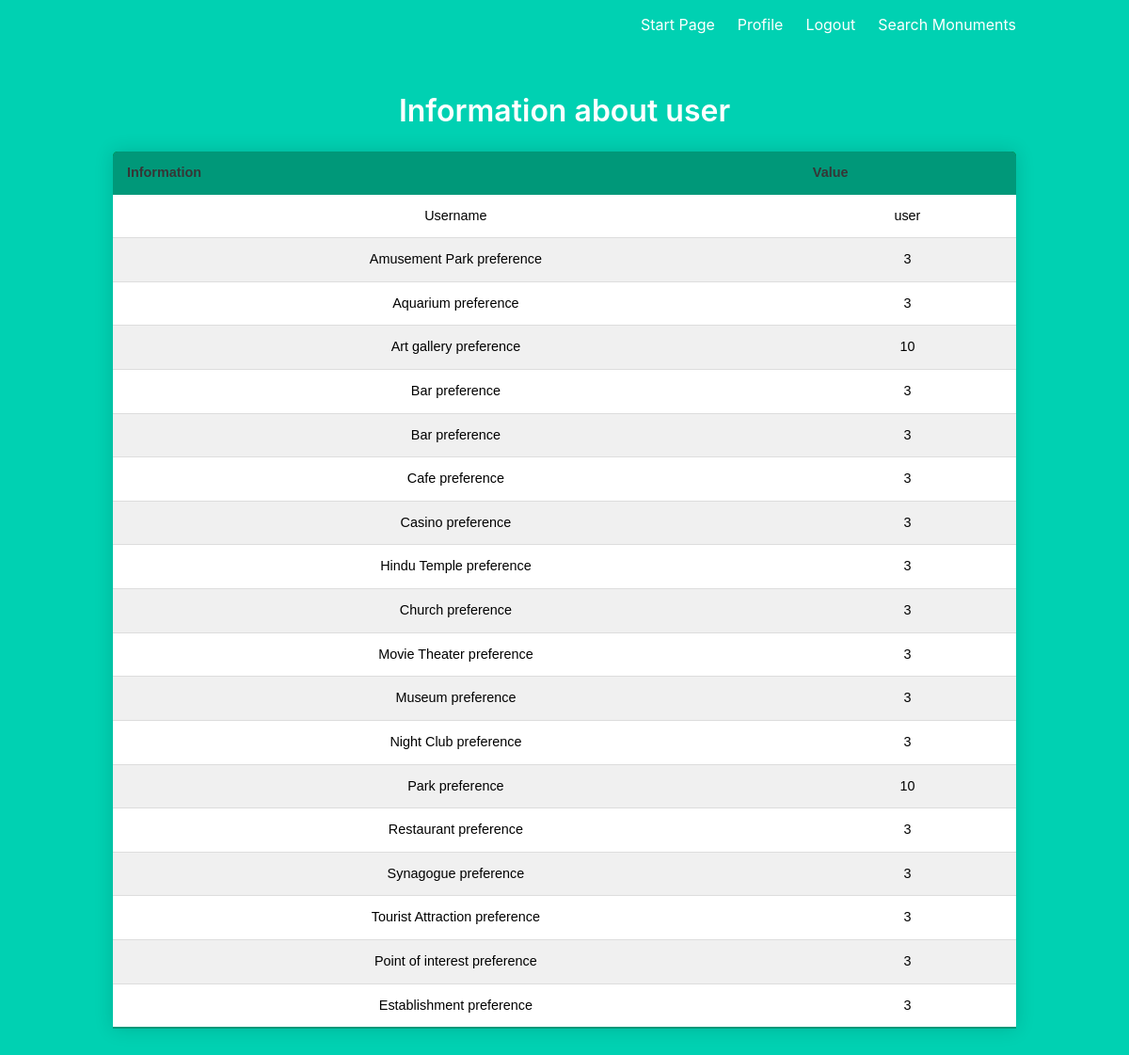
The page /profile (signed in) on the database its author committed.
### models.py (models this page shows, shortened)
class User(UserMixin, db.Model):
    id = db.Column(db.Integer, primary_key=True) # primary keys are required by SQLAlchemy
    login = db.Column(db.String(1000), unique=True)
    password = db.Column(db.String(100))

class Tags(db.Model):
    UserID = db.Column(db.Integer, primary_key=True)
    amusement_park = db.Column(db.Integer)
    aquarium = db.Column(db.Integer)
    art_gallery = db.Column(db.Integer)
    bar = db.Column(db.Integer)
    cafe = db.Column(db.Integer)
    casino = db.Column(db.Integer)
    hindu_temple = db.Column(db.Integer)
    church = db.Column(db.Integer)
    movie_theater = db.Column(db.Integer)
    museum = db.Column(db.Integer)
    night_club = db.Column(db.Integer)
    park = db.Column(db.Integer)
    restaurant = db.Column(db.Integer)
    synagogue = db.Column(db.Integer)
    tourist_attraction = db.Column(db.Integer)
    point_of_interest=db.Column(db.Integer)
    establishment=db.Column(db.Integer)

### main.py (the view)
@main.route('/profile')
@login_required
def userProfile():
    from .models import Tags
    tag = Tags.query.filter_by(UserID=current_user.id).first()
    print('id of user: ', current_user.id)
    if tag:
        return render_template('profileWithPreferences.html', name=current_user.login, yourtag=tag)
    return render_template('profile.html', name=current_user.login)

### __init__.py (called while the page is built)
def create_app():
    app = Flask(__name__)
    if __name__ == "__main__":
        app.run(ssl_context=('cert.pem', 'key.pem'))
    app.config['SECRET_KEY'] = '12345'
    app.config['SQLALCHEMY_DATABASE_URI'] = 'sqlite:///db.sqlite'
    cache.init_app(app, config={'CACHE_TYPE': 'SimpleCache'})
    with app.app_context():
        cache.clear()
    db.init_app(app)
    login_manager = LoginManager()
    login_manager.login_view = 'auth.login'
    login_manager.init_app(app)
    from .models import User
    @login_manager.user_loader
    def load_user(user_id):
        return User.query.get(int(user_id))
    from .auth import auth as auth_blueprint
    app.register_blueprint(auth_blueprint)
    from .main import main as main_blueprint
    app.register_blueprint(main_blueprint)
    return app

### templates/profileWithPreferences.html
{% extends "base.html" %}
{% block content %}
<h1 class="title">Information about user</h1>
<table class="styled-table">
    <thead>
        <tr>
            <th>Information</th>
            <th>Value</th>
        </tr>
    </thead>
    <tbody>
        <tr>
            <td>Username</td>
            <td>{{ name }}</td>
        </tr>
        <tr>
            <td>Amusement Park preference</td>
            <td>{{ yourtag.amusement_park }}</td>
        </tr>
        <tr>
            <td>Aquarium preference</td>
            <td>{{ yourtag.aquarium }}</td>
        </tr>
        <tr>
            <td>Art gallery preference</td>
            <td>{{ yourtag.art_gallery }}</td>
        </tr>
        <tr>
            <td>Bar preference</td>
            <td>{{ yourtag.bar }}</td>
        </tr>
        <tr>
            <td>Bar preference</td>
            <td>{{ yourtag.bar }}</td>
        </tr>
        <tr>
            <td>Cafe preference</td>
            <td>{{ yourtag.cafe }}</td>
        </tr>
        <tr>
            <td>Casino preference</td>
            <td>{{ yourtag.casino }}</td>
        </tr>
        <tr>
            <td>Hindu Temple preference</td>
            <td>{{ yourtag.hindu_temple }}</td>
        </tr>
        <tr>
            <td>Church preference</td>
            <td>{{ yourtag.church }}</td>
        </tr>
        <tr>
            <td>Movie Theater preference</td>
            <td>{{ yourtag.movie_theater }}</td>
        </tr>
        <tr>
            <td>Museum preference</td>
            <td>{{ yourtag.museum }}</td>
        </tr>
        <tr>
            <td>Night Club preference</td>
            <td>{{ yourtag.night_club }}</td>
        </tr>
        <tr>
            <td>Park preference</td>
            <td>{{ yourtag.park }}</td>
        </tr>
        <tr>
            <td>Restaurant preference</td>
            <td>{{ yourtag.restaurant }}</td>
        </tr>
        <tr>
            <td>Synagogue preference</td>
            <td>{{ yourtag.synagogue }}</td>
        </tr>
        <tr>
            <td>Tourist Attraction preference</td>
            <td>{{ yourtag.tourist_attraction }}</td>
        </tr>
        <tr>
            <td>Point of interest preference</td>
            <td>{{ yourtag.point_of_interest }}</td>
        </tr>
        <tr>
            <td>Establishment preference</td>
            <td>{{ yourtag.establishment }}</td>
        </tr>
    </tbody>
</table>
{% endblock %}

### templates/base.html (style rules this page uses)
table { font-family: arial, sans-serif; border-collapse: collapse; width: 100%; }
td, th { border: 1px solid #dddddd; text-align: left; padding: 8px; }
.styled-table { border-collapse: collapse; margin: 25px 0; font-size: 0.9em; font-family: sans-serif; min-width: 400px; box-shadow: 0 0 20px rgba(0, 0, 0, 0.15); border-radius: 5px 5px 0 0; overflow: hidden; background: green; border: 0px; }
.styled-table thead tr { color: white; background-color: #009879; text-align: left; border: 0px; }
.styled-table th, .styled-table td { padding: 12px 15px; border: 0px; }
.styled-table tbody tr { border-bottom: 1px solid #dddddd; background-color: white; color: black; }
.styled-table tbody tr:nth-of-type(even) { background-color: #F0F0F0; }
.styled-table tbody tr:last-of-type { border-bottom: 2px solid #009879; }

### rows shown on the page
User: login "user"
Tags: amusement_park "3", aquarium "3", art_gallery "10", bar "3", cafe "3", casino "3", hindu_temple "3", church "3", movie_theater "3", museum "3", night_club "3", park "10", restaurant "3", synagogue "3", tourist_attraction "3", point_of_interest "3", establishment "3"
